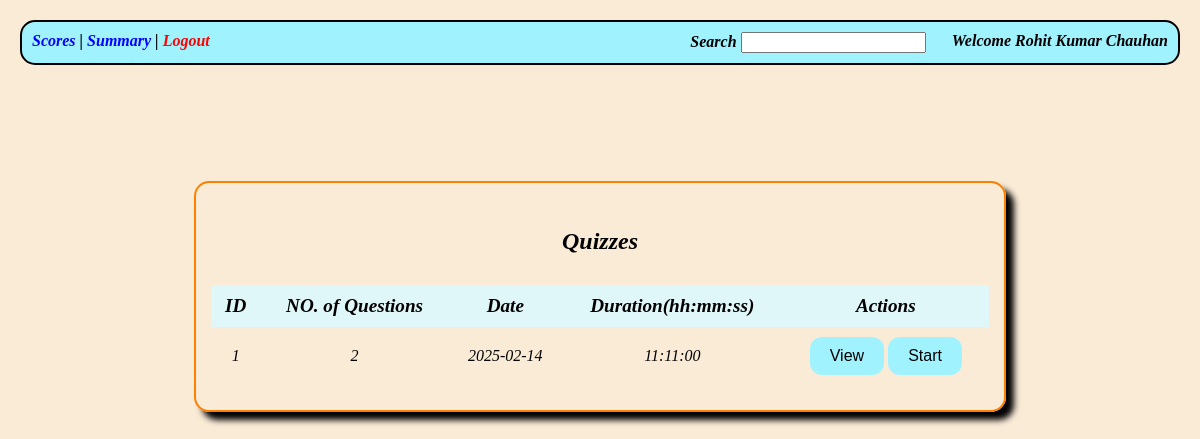
Page /user/dashboard/1 on the earlier database version.
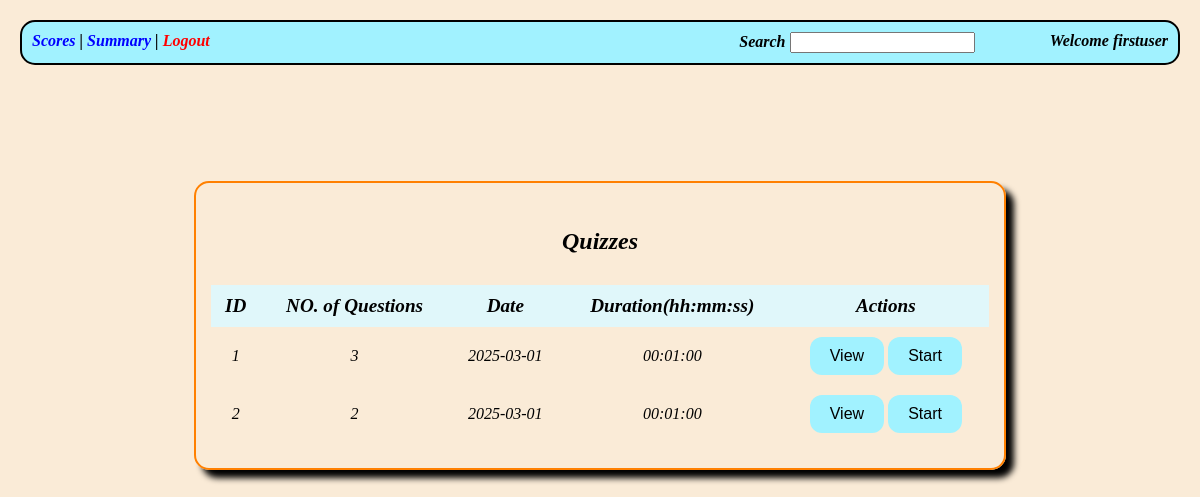
Same page on the later database version.
### models.py (models this page shows)
class user(db.Model):
    __tablename__ = 'user'
    id = db.Column(db.Integer , primary_key = True)
    username = db.Column(db.String , unique =True , nullable = False)
    password = db.Column(db.String , nullable = False)
    uname = db.Column(db.String , nullable = False)
    qualification = db.Column(db.String , nullable = False)
    dob = db.Column(db.Date , nullable=False)
    scores = db.relationship("scores" , backref = "user")

class quiz(db.Model):
    __tablename__ = "quiz"
    id = db.Column(db.Integer , primary_key = True)
    name = db.Column(db.String , unique = True)
    chapter_id = db.Column( db.ForeignKey("chapter.id" , ondelete = "CASCADE" ) , nullable = False)
    doq = db.Column(db.Date , nullable = False)
    time = db.Column(db.Time , nullable = False) #(hh:mm)
    remarks = db.Column(db.String , nullable = True)
    questions = db.relationship('questions' , backref = 'quiz' , cascade="all, delete-orphan")
    score = db.relationship('scores' , backref = "quiz" , cascade="all, delete-orphan")

### app.py (the view)
@app.route("/user/dashboard/<int:user_id>" , methods = ["GET"])
def userdash(user_id):
    current_user = user.query.get(user_id)                        #current user
    quizzes = quiz.query.all()                                    #all quizzes
    quests = questions.query.all()                                #all questions
    return render_template("userdash.html" , name = current_user.uname , quizzes = quizzes , quests = quests , user_id = current_user.id)

### templates/userdash.html (shortened to what this page needs)
<!DOCTYPE html>
<html lang="en">
  <head>
    <link rel="stylesheet" href="/static/adminstyle.css" />
  </head>
  <body>
    <div class="header">
      <div>
        <a href="/scores/{{user_id}}">Scores </a>
        |
        <a href="/user/summary/{{user_id}}">Summary</a>
        |
        <a href="/" class="logout"> Logout</a>
      </div>
      <form
        method="post"
        action="/user/search/{{user_id}}"
        style="padding-left: 40%"
      >
        <label>Search</label>
        <input name="search" />
      </form>
      <div>Welcome {{name}}</div>
    </div>
    <div style="align-content: center; padding-top: 10%">
      <div class="subject-card" style="margin: auto; width: 70%">
        <table>
          <tr>
            <td colspan="5">
              <h2>Quizzes</h2>
            </td>
          </tr>
          <tr>
            <th>ID</th>
            <th>NO. of Questions</th>
            <th>Date</th>
            <th>Duration(hh:mm:ss)</th>
            <th>Actions</th>
          </tr>
          {%for quiz in quizzes%}
          <tr>
            <td>{{quiz.id}}</td>
            <td>
              {% set question_count = [] %}  {{question_count|length}}
            </td>
            <td>{{quiz.doq}}</td>
            <td>{{quiz.time}}</td>
            <td>
              <a href="/quiz/view/{{quiz.id}}/{{user_id}}"
                ><button class="buttoncurve">View</button></a
              >
              <a href="/startquiz/{{user_id}}/{{quiz.id}}"
                ><button class="buttoncurve">Start</button></a
              >
            </td>
          </tr>
          {%endfor%}
        </table>
      </div>
    </div>
  </body>
</html>

### static/adminstyle.css (style rules this page uses)
body { font-style: italic; margin: 20px; background-color: antiquewhite; }
.header { border: 2px solid black; font-weight: bold; padding: 10px; display: flex; justify-content: space-between; border-radius: 15px; background-color: #a1f2ff; }
.header a { text-decoration: none; color: blue; font-weight: bold; }
.header a.logout { color: red; }
.subject-card { box-shadow: 8px 8px 6px; border: 2px solid rgb(255, 128, 0); border-radius: 15px; padding: 15px; width: 45%; background-color: #f9f9f900; box-sizing: border-box; }
.subject-card table { width: 100%; border-collapse: separate; border-spacing: 0; margin-bottom: 10px; }
.subject-card th, .subject-card td { border: 0px solid rgb(251, 0, 255); padding: 10px; text-align: center; }
.subject-card th { background-color: #e0f7fa; text-align: center; font-size: 1.2em; }
.buttoncurve { border-radius: 12px; padding: 10px 20px; background: #a1f2ff; color: rgb(0, 0, 0); border: none; cursor: pointer; font-size: 16px; }

Differences in the rows shown:
changed user: uname "Rohit Kumar Chauhan" → "firstuser"
changed quiz id 1: question_count "2" → "3"; doq "2025-02-14" → "2025-03-01"; time "11:11:00" → "00:01:00"
added quiz: id "2", question_count "2", doq "2025-03-01", time "00:01:00"
